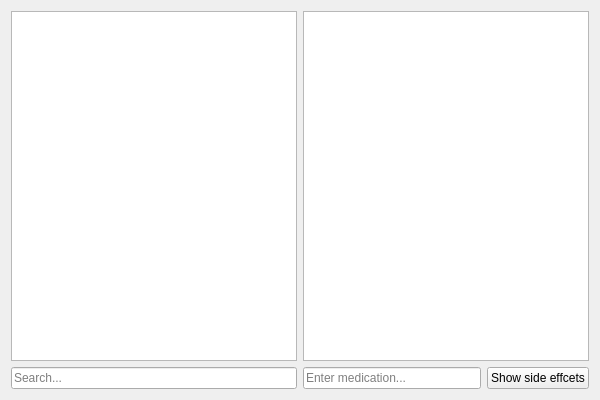
<?xml version="1.0" encoding="UTF-8"?>
<ui version="4.0">
 <class>GUIClass</class>
 <widget class="QWidget" name="GUIClass">
  <property name="geometry">
   <rect>
    <x>0</x>
    <y>0</y>
    <width>600</width>
    <height>400</height>
   </rect>
  </property>
  <property name="windowTitle">
   <string>GUI</string>
  </property>
  <layout class="QHBoxLayout" name="horizontalLayout_2">
   <item>
    <layout class="QVBoxLayout" name="verticalLayout_2">
     <item>
      <widget class="QListWidget" name="medicationList"/>
     </item>
     <item>
      <widget class="QLineEdit" name="searchLineEdit">
       <property name="placeholderText">
        <string>Search...</string>
       </property>
      </widget>
     </item>
    </layout>
   </item>
   <item>
    <layout class="QVBoxLayout" name="verticalLayout">
     <item>
      <widget class="QListWidget" name="effectsList"/>
     </item>
     <item>
      <layout class="QHBoxLayout" name="horizontalLayout">
       <item>
        <widget class="QLineEdit" name="medicationLineEdit">
         <property name="placeholderText">
          <string>Enter medication...</string>
         </property>
        </widget>
       </item>
       <item>
        <widget class="QPushButton" name="showButton">
         <property name="text">
          <string>Show side effcets</string>
         </property>
        </widget>
       </item>
      </layout>
     </item>
    </layout>
   </item>
  </layout>
 </widget>
 <layoutdefault spacing="6" margin="11"/>
 <resources>
  <include location="GUI.qrc"/>
 </resources>
 <connections/>
</ui>
